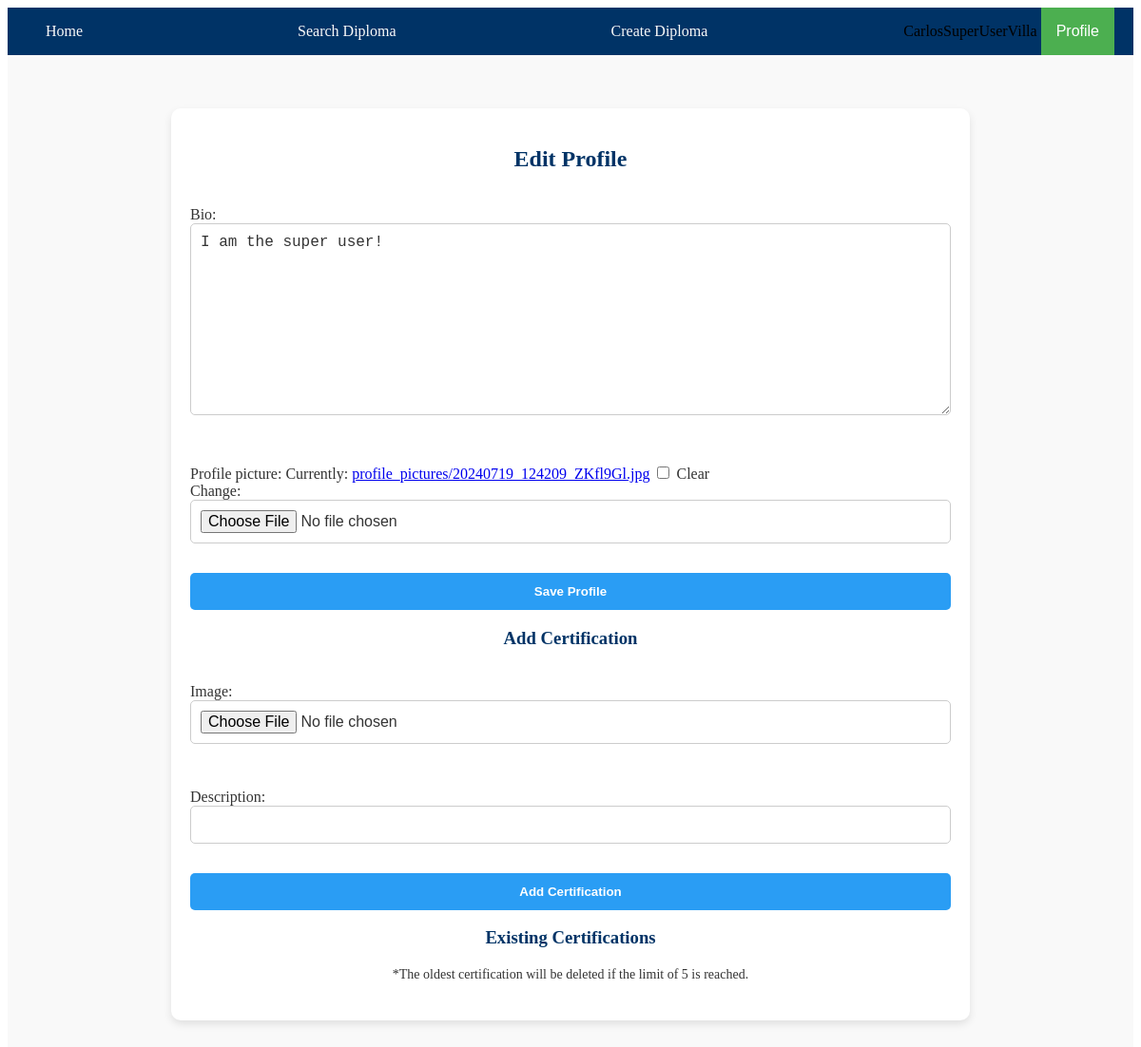
Page /profile/edit/ (signed in) on the committed database.
### edu_core/models.py (models this page shows, shortened)
class CustomUser(AbstractUser):
    STUDENT = 'student'
    PROFESSOR = 'professor'
    MODERATOR = 'moderator'
    USER_TYPE_CHOICES = [
        (STUDENT, 'Student'),
        (PROFESSOR, 'Professor'),
        (MODERATOR, 'Moderator'),
    ]
    user_type = models.CharField(max_length=10, choices=USER_TYPE_CHOICES, default=STUDENT)

class UserProfile(models.Model):
    user = models.OneToOneField(CustomUser, on_delete=models.CASCADE)
    bio = models.TextField(null=True, blank=True)
    profile_picture = models.ImageField(upload_to='profile_pictures/', null=True, blank=True)

### edu_core/views/user_views.py (the view)
# urls.py: path('profile/edit/', edit_profile, name='edit_profile'),
@login_required
def edit_profile(request):
    profile = get_object_or_404(UserProfile, user=request.user)
    certifications = profile.certifications.all()
    max_certifications = 5  # Maximum number of certifications allowed
    if request.method == 'POST':
        profile_form = UserProfileForm(request.POST, request.FILES, instance=profile)
        certification_form = CertificationForm(request.POST, request.FILES)
        if 'profile_form' in request.POST and profile_form.is_valid():
            profile_form.save()
            return redirect('profile')
        elif 'certification_form' in request.POST:
            if certification_form.is_valid():
                if certifications.count() >= max_certifications:
                    oldest_certification = certifications.aggregate(Min('id'))['id__min']
                    certification_to_delete = certifications.get(id=oldest_certification)
                    certification_to_delete.delete()
                new_certification = certification_form.save(commit=False)
                new_certification.user_profile = profile
                new_certification.save()
                return redirect('edit_profile')
    else:
        profile_form = UserProfileForm(instance=profile)
        certification_form = CertificationForm()
    return render(request, 'edu_core/user/edit_profile.html', {
        'profile_form': profile_form,
        'certification_form': certification_form,
        'certifications': certifications
    })

### edu_core/forms.py
class UserProfileForm(forms.ModelForm):
    class Meta:
        model = UserProfile
        fields = ['bio', 'profile_picture']

class CertificationForm(forms.ModelForm):
    class Meta:
        model = Certification
        fields = ['image', 'description']

### edu_core/templates/edu_core/user/edit_profile.html (shortened to what this page needs)
{% extends "edu_core/base.html" %}
{% load static %}
{% block content %}
<link rel="stylesheet" href="{% static 'edu_core/css/edit_profile.css' %}" type="text/css">
<div class="edit-profile-container">
    <h2>Edit Profile</h2>
    <form method="POST" enctype="multipart/form-data" class="profile-form">
        {{ profile_form.as_p }}
        <button type="submit" name="profile_form" class="btn save-btn">Save Profile</button>
    </form>
    <h3>Add Certification</h3>
    <form method="POST" enctype="multipart/form-data" class="certification-form">
        {{ certification_form.as_p }}
        <button type="submit" name="certification_form" class="btn add-cert-btn">Add Certification</button>
    </form>
    <h3>Existing Certifications</h3>
    <p class="certification-note">*The oldest certification will be deleted if the limit of 5 is reached.</p>
</div>
{% endblock %}

### edu_core/templates/edu_core/base.html (shortened to what this page needs)
<!DOCTYPE html>
<html lang="en">
<head>
    {% load static %}
    <link rel="stylesheet" href="{% static 'edu_core/css/base.css' %}">
    <link rel="stylesheet" href="https://cdnjs.cloudflare.com/ajax/libs/font-awesome/6.5.1/css/all.min.css">
</head>
<body>
    <header>
        <div class="navbar">
            <a href="{% url 'home' %}">Home</a>
            <a href="{% url 'diploma_search' %}">Search Diploma</a>
            {% if user.is_authenticated %}
                {% if user.user_type == 'professor' or user.user_type == 'moderator' or user.is_superuser %}
                    <a href="{% url 'create_diploma' %}">Create Diploma</a>
                {% endif %}
                <div class="profile-section">
                    <span class="username">{{ user.get_full_name|default:user.username }}</span>
                    <div class="dropdown">
                        <button class="dropbtn">Profile</button>
                    </div>
                </div>
            {% else %}
                <span class="login-prompt">Log in -></span>
                <a href="{% url 'signup' %}">Signup</a>
                <a href="{% url 'login' %}">Login</a>
            {% endif %}
        </div>
    </header>
    <main>
        {% block content %}{% endblock %}
    </main>
</body>
</html>

### edu_core/static/edu_core/css/base.css (style rules this page uses)
:root { --primary-color: #003366; --secondary-color-1: #ffffff; --secondary-color-2: #3fada8; --accent-color-1: #2a9df4; --accent-color-2: #ffd700; --neutral-color: #dddddd; --background-color: #ffffff; --text-color: #333333; --hover-bg-color: #e0e0e0; --hover-text-color: #003366; }
.navbar { background-color: var(--primary-color); overflow: visible; display: flex; justify-content: space-between; align-items: center; padding: 0 20px; position: relative; z-index: 10; }
.navbar a { display: block; color: var(--background-color); text-align: center; padding: 14px 20px; text-decoration: none; transition: background-color 0.3s ease-in-out, color 0.3s ease-in-out; }
main { padding: 16px; background-color: var(--background-color); color: var(--text-color); position: relative; z-index: 1; }
.dropdown { position: relative; display: inline-block; }
.dropbtn { background-color: #4CAF50; color: white; padding: 16px; font-size: 16px; border: none; cursor: pointer; z-index: 20; }

### edu_core/static/edu_core/css/edit_profile.css (style rules this page uses)
:root { --primary-color: #003366; --secondary-color: #ffffff; --accent-color: #2a9df4; --text-color: #333; --border-color: #ddd; --hover-color: #1e7dc1; --input-border: #ccc; --background-color: #f9f9f9; }
.edit-profile-container { max-width: 800px; margin: 40px auto; padding: 20px; border-radius: 10px; background-color: var(--secondary-color); box-shadow: 0 4px 8px rgba(0, 0, 0, 0.1); }
h2, h3 { color: var(--primary-color); text-align: center; margin-bottom: 20px; }
.profile-form, .certification-form { display: flex; flex-direction: column; gap: 15px; }
.profile-form input[type="text"], .profile-form input[type="email"], .profile-form input[type="file"], .profile-form select, .profile-form textarea, .certification-form input[type="text"], .certification-form input[type="file"] { width: 100%; padding: 10px; border: 1px solid var(--input-border); border-radius: 5px; box-sizing: border-box; font-size: 16px; color: var(--text-color); }
.btn { padding: 12px 20px; border-radius: 5px; border: none; cursor: pointer; font-weight: bold; transition: background-color 0.3s ease-in-out, transform 0.2s; color: var(--secondary-color); }
.save-btn { background-color: var(--accent-color); }
.add-cert-btn { background-color: var(--accent-color); }
.certification-note { text-align: center; font-size: 14px; color: var(--text-color); margin-bottom: 20px; }

### rows in the picture
CustomUser: get_full_name "CarlosSuperUserVilla"
UserProfile: bio "I am the super user!"
